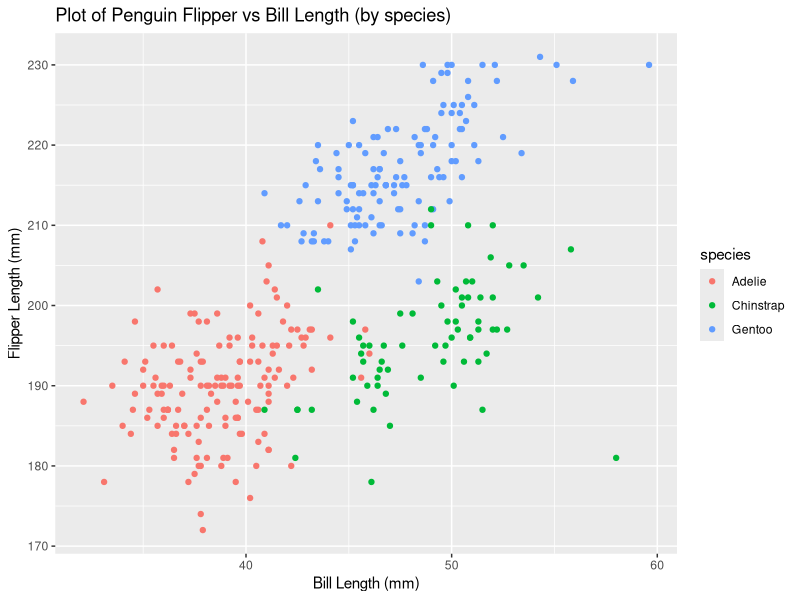
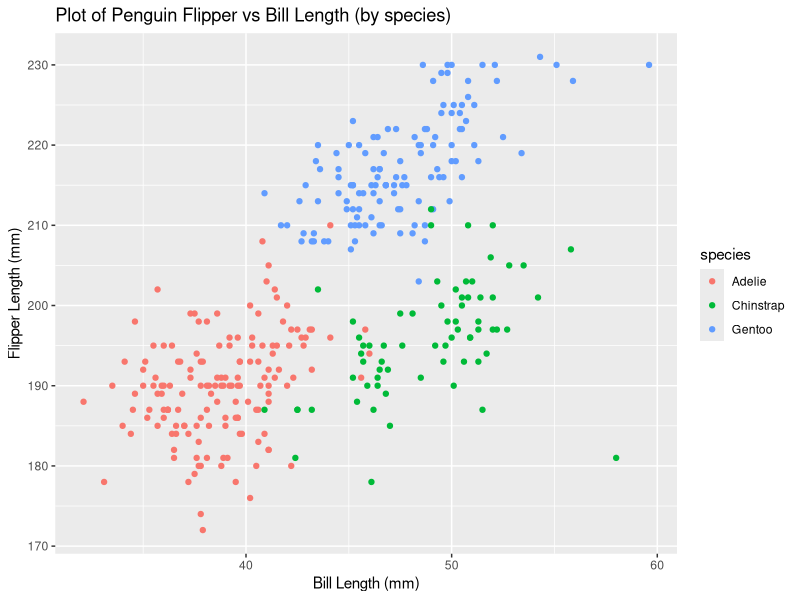

Write the R code that produced these figures, in order.
## ---- chunk 1
library(tidyverse)
## ---- chunk 2
data("penguins", package = "palmerpenguins")

penguins
## ---- chunk 3
##Create scatterplot of flipper length (y) vs bill length (x)
ggplot(penguins, aes(x = bill_length_mm, y = flipper_length_mm, color = species)) + geom_point() + xlab("Bill Length (mm)") + ylab("Flipper Length (mm)") + ggtitle("Plot of Penguin Flipper vs Bill Length (by species)")

##Save scatterplot to project directory
ggsave("flipper_vs_bill_scatterplot.pdf", height = 4, width = 6)
